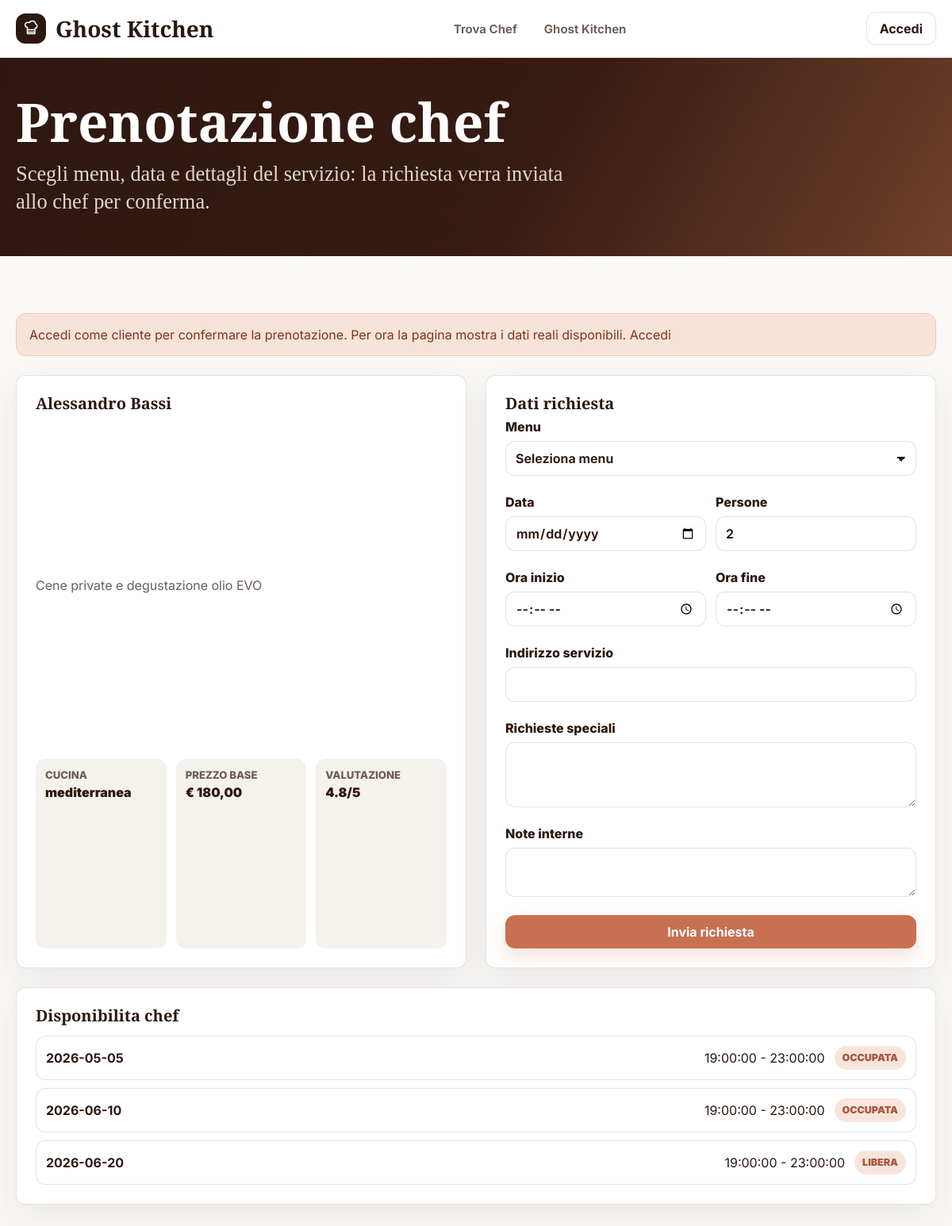
Screenshot of /prenotazione/chef/5 with the database file from the repository.
### tables this page shows
CREATE TABLE chef (
  id_utente INT PRIMARY KEY,
  biografia TEXT NULL,
  specializzazione VARCHAR(150) NULL,
  tipologia_cucina VARCHAR(100) NULL,
  prezzo_base DECIMAL(10,2) NULL,
  anni_esperienza INT NOT NULL DEFAULT 0,
  stato_verifica VARCHAR(30) NOT NULL DEFAULT 'non_verificato',
  valutazione_media DECIMAL(3,2) NOT NULL DEFAULT 0.00,
  numero_recensioni INT NOT NULL DEFAULT 0,
  CONSTRAINT fk_chef_utenti FOREIGN KEY (id_utente)
    REFERENCES utenti(id_utente)
    ON DELETE CASCADE
    ON UPDATE CASCADE,
  CONSTRAINT chk_chef_stato_verifica CHECK (stato_verifica IN ('non_verificato', 'in_attesa', 'verificato', 'rifiutato', 'sospeso')),
  CONSTRAINT chk_chef_prezzo_base CHECK (prezzo_base >= 0),
  CONSTRAINT chk_chef_anni_esperienza CHECK (anni_esperienza >= 0),
  CONSTRAINT chk_chef_valutazione_media CHECK (valutazione_media >= 0 AND valutazione_media <= 5),
  CONSTRAINT chk_chef_numero_recensioni CHECK (numero_recensioni >= 0),
  INDEX idx_chef_tipologia_cucina (tipologia_cucina),
  INDEX idx_chef_prezzo_base (prezzo_base),
  INDEX idx_chef_stato_verifica (stato_verifica)
);

CREATE TABLE utenti (
  id_utente INT AUTO_INCREMENT PRIMARY KEY,
  nome VARCHAR(100) NOT NULL,
  cognome VARCHAR(100) NOT NULL,
  email VARCHAR(255) NOT NULL,
  password_hash VARCHAR(255) NOT NULL,
  telefono VARCHAR(30) NOT NULL,
  foto_profilo VARCHAR(500) NULL,
  localita VARCHAR(150) NULL,
  biografia TEXT NULL,
  stato VARCHAR(20) NOT NULL DEFAULT 'attivo',
  CONSTRAINT uq_utenti_email UNIQUE (email),
  CONSTRAINT chk_utenti_stato CHECK (stato IN ('attivo', 'sospeso', 'bannato')),
  INDEX idx_utenti_stato (stato)
);

CREATE TABLE disponibilita_chef (
  id_disponibilita_chef INT AUTO_INCREMENT PRIMARY KEY,
  id_chef INT NOT NULL,
  data DATE NOT NULL,
  ora_inizio TIME NOT NULL,
  ora_fine TIME NOT NULL,
  stato VARCHAR(20) NOT NULL,
  CONSTRAINT fk_disponibilita_chef_chef FOREIGN KEY (id_chef)
    REFERENCES chef(id_utente)
    ON DELETE CASCADE
    ON UPDATE CASCADE,
  CONSTRAINT uq_disponibilita_chef_slot UNIQUE (id_chef, data, ora_inizio, ora_fine),
  CONSTRAINT chk_disponibilita_chef_stato CHECK (stato IN ('libera', 'occupata', 'bloccata')),
  CONSTRAINT chk_disponibilita_chef_ore CHECK (ora_fine > ora_inizio),
  INDEX idx_disponibilita_chef_id_chef (id_chef),
  INDEX idx_disponibilita_chef_stato (stato),
  INDEX idx_disponibilita_chef_data (data)
);

### View/templates/prenotazione_chef.php (the view, shortened to what the rows shown need)
<section class="page-hero compact-hero ops-hero">
    <h1>Prenotazione chef</h1>
</section>
<section class="section ops-flow">
    <?php if (!empty($errore)): ?>
        <div class="alert"><?= V::e($errore) ?></div>
    <?php elseif ($chef !== null): ?>
        <?php if (!empty($messaggioAccesso)): ?>
            <div class="alert"><?= V::e($messaggioAccesso) ?> <a href="<?= V::e(V::url('/login')) ?>">Accedi</a></div>
        <?php endif; ?>
        <div class="ops-grid">
            <article class="ops-panel">
                <h2><?= V::e($chef->getNome() . ' ' . $chef->getCognome()) ?></h2>
                <p><?= V::e($chef->getSpecializzazione()) ?></p>
                <dl class="ops-meta">
                    <div><dt>Cucina</dt><dd><?= V::e($chef->getTipologiaCucina()) ?></dd></div>
                    <div><dt>Prezzo base</dt><dd>&euro; <?= V::e(V::money($chef->getPrezzoBase())) ?></dd></div>
                    <div><dt>Valutazione</dt><dd><?= V::e($chef->getValutazioneMedia()) ?>/5</dd></div>
                </dl>
            </article>
            <form class="ops-panel ops-form" method="post" action="<?= V::e(V::url('/prenotazione/chef/' . $chef->getIdChef())) ?>">
                <h2>Dati richiesta</h2>
                <label>Menu
                    <select name="idMenu" required>
                        <option value="">Seleziona menu</option>
                    </select>
                </label>
                <div class="ops-form-row">
                    <label>Data <input type="date" name="dataServizio" value="<?= V::e($form['dataServizio'] ?? '') ?>" required></label>
                    <label>Persone <input type="number" name="numeroPersone" min="1" value="<?= V::e($form['numeroPersone'] ?? '2') ?>" required></label>
                </div>
                <div class="ops-form-row">
                    <label>Ora inizio <input type="time" name="oraInizio" value="<?= V::e($form['oraInizio'] ?? '') ?>" required></label>
                    <label>Ora fine <input type="time" name="oraFine" value="<?= V::e($form['oraFine'] ?? '') ?>" required></label>
                </div>
                <label>Indirizzo servizio
                    <input name="indirizzoServizio" value="<?= V::e($form['indirizzoServizio'] ?? '') ?>" required>
                </label>
                <label>Richieste speciali
                    <textarea name="richiesteSpeciali" rows="3"><?= V::e($form['richiesteSpeciali'] ?? '') ?></textarea>
                </label>
                <label>Note interne
                    <textarea name="note" rows="2"><?= V::e($form['note'] ?? '') ?></textarea>
                </label>
                <button class="btn btn-accent" type="submit">Invia richiesta</button>
            </form>
        </div>
        <section class="ops-panel">
            <h2>Disponibilita chef</h2>
            <div class="ops-list">
                <?php foreach ($disponibilitaChef as $slot): ?>
                    <div class="ops-list-item">
                        <strong><?= V::e($slot->getData()) ?></strong>
                        <span><?= V::e($slot->getOraInizio()) ?> - <?= V::e($slot->getOraFine()) ?></span>
                        <span class="badge"><?= V::e($slot->getStato()) ?></span>
                    </div>
                <?php endforeach; ?>
            </div>
        </section>
    <?php endif; ?>
</section>

### rows the page displays
chef: id_utente.cognome "Alessandro Bassi", specializzazione "Cene private e degustazione olio EVO", tipologia_cucina "mediterranea", prezzo_base "180,00", valutazione_media "4.8"
disponibilita_chef: data "2026-05-05", ora_inizio "19:00:00", ora_fine "23:00:00", stato "OCCUPATA"
disponibilita_chef: data "2026-06-10", ora_inizio "19:00:00", ora_fine "23:00:00", stato "OCCUPATA"
disponibilita_chef: data "2026-06-20", ora_inizio "19:00:00", ora_fine "23:00:00", stato "LIBERA"

### other values shown
V::e($messaggioAccesso) "Accedi come cliente per confermare la prenotazione. Per ora la pagina mostra i dati reali disponibili."
